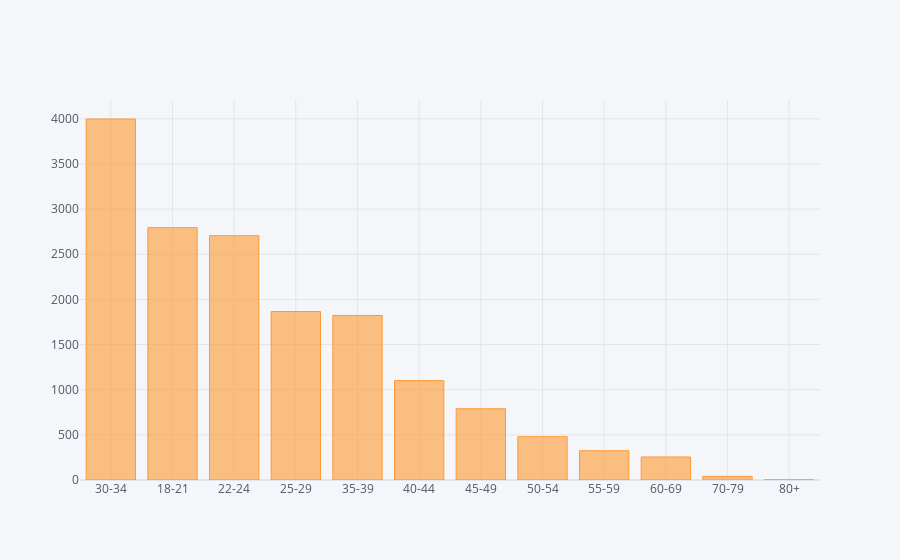

The code cell stored with this chart in its notebook:
### Code cell
mcr17['Age'].value_counts().iplot(kind='bar')

### Figure 1 — Plotly figure (JSON) as saved in the notebook; plotly's stock layout.template omitted (floating-point values rounded to 4 significant figures)
{"data": [{"marker": {"color": "rgba(255, 153, 51, 0.6)", "line": {"color": "rgba(255, 153, 51, 1.0)", "width": 1}}, "name": "Age", "orientation": "v", "text": "", "type": "bar", "x": ["30-34", "18-21", "22-24", "25-29", "35-39", "40-44", "45-49", "50-54", "55-59", "60-69", "70-79", "80+"], "y": [3998, 2795, 2706, 1866, 1822, 1101, 789, 480, 324, 255, 40, 2]}], "layout": {"legend": {"bgcolor": "#F5F6F9", "font": {"color": "#4D5663"}}, "paper_bgcolor": "#F5F6F9", "plot_bgcolor": "#F5F6F9", "title": {"font": {"color": "#4D5663"}}, "xaxis": {"gridcolor": "#E1E5ED", "showgrid": true, "tickfont": {"color": "#4D5663"}, "title": {"font": {"color": "#4D5663"}, "text": ""}, "zerolinecolor": "#E1E5ED"}, "yaxis": {"gridcolor": "#E1E5ED", "showgrid": true, "tickfont": {"color": "#4D5663"}, "title": {"font": {"color": "#4D5663"}, "text": ""}, "zerolinecolor": "#E1E5ED"}}}
